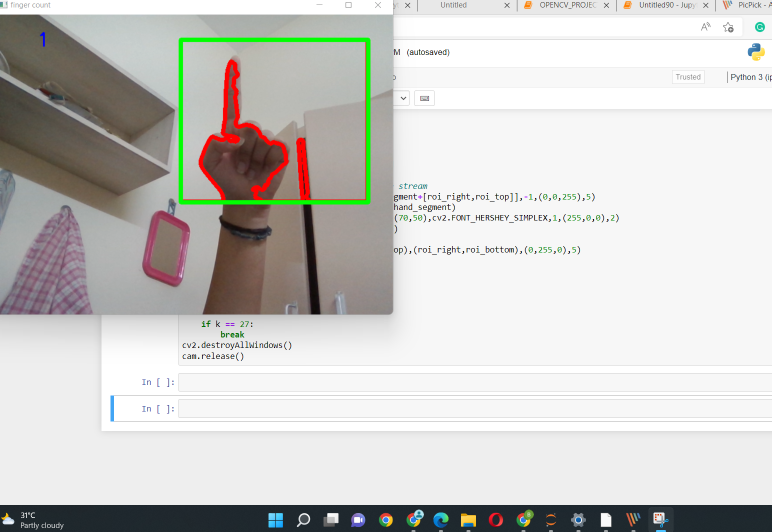
#> input picture hand_detect.png, 1543 x 1063 px, given in place of the camera (shown at 1/2 size)
$ jupyter execute 'Capstone Project.ipynb'
#> lines starting #> are read from the running program, lines starting #| are printed output that depends on the picture
[cell 1]
import cv2
import numpy as np
# Global Variables

background = None
accumulated_weight = 0.5

roi_top = 40
roi_bottom = 300
roi_right = 300
roi_left = 600
from sklearn.metrics import pairwise
def cal_accum_avg(frame,accumulated_weight):
    global background

    if background is None:
        background = frame.copy().astype('float')
    return None
    cv2.accumulateWeighted(frame,background,accumulated_weight)

[cell 2]
# [16 lines left out: function segment, not called in this run]

[cell 3]
# [45 lines left out: function count_fingers, not called in this run]

[cell 4]
cam = cv2.VideoCapture(0)
num_frames = 0
while True:
    ret,frame = cam.read()
#> frame is the input picture: shape (1063, 1543, 3); mean B, G, R 200.4, 203.3, 204.3
    frame = cv2.flip(frame, 1)
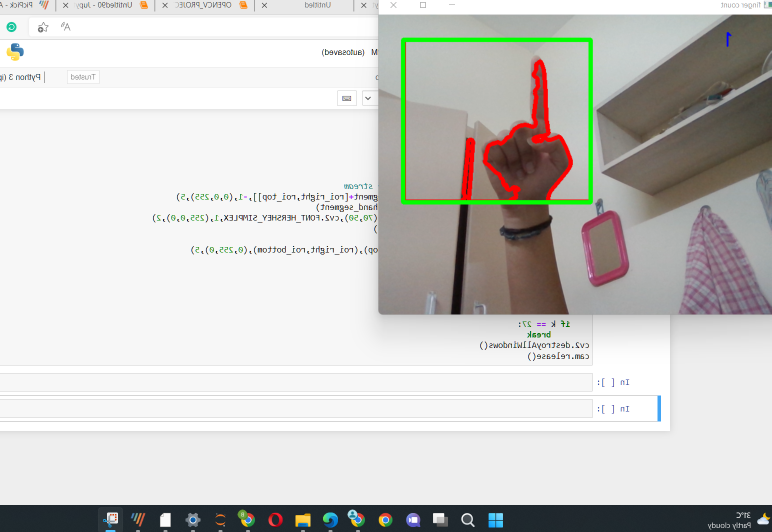
#> frame: shape (1063, 1543, 3) (shown at 1/2 size); mean B, G, R 200.4, 203.3, 204.3
    frame_copy = frame.copy()

    roi = frame[roi_top:roi_bottom,roi_right:roi_left]
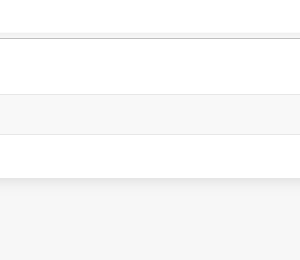
#> roi: shape (260, 300, 3); min 191, max 255, mean 250.3

    gray = cv2.cvtColor(roi,cv2.COLOR_BGR2GRAY)

    gray_blur = cv2.GaussianBlur(gray,(7,7),0)

    if num_frames < 60:
        cal_accum_avg(gray_blur,accumulated_weight)

        if num_frames <= 59:
            cv2.putText(frame_copy,'WAIT, GETTING BACKGROUND',(200,300),cv2.FONT_HERSHEY_COMPLEX,1,(255,0,0),2)
        cv2.imshow('finger count',frame_copy)

    else:
        hand = segment(gray_blur)

        if hand is not None:
            thresholded, hand_segment = hand

     #draw contours around real hand in live stream
        cv2.drawContours(frame_copy,[hand_segment+[roi_right,roi_top]],-1,(0,0,255),5)
        fingers = count_fingers(thresholded,hand_segment)
        cv2.putText(frame_copy,str(fingers),(70,50),cv2.FONT_HERSHEY_SIMPLEX,1,(255,0,0),2)
        cv2.imshow('thresholded',thresholded)

    cv2.rectangle(frame_copy,(roi_left,roi_top),(roi_right,roi_bottom),(0,255,0),5)
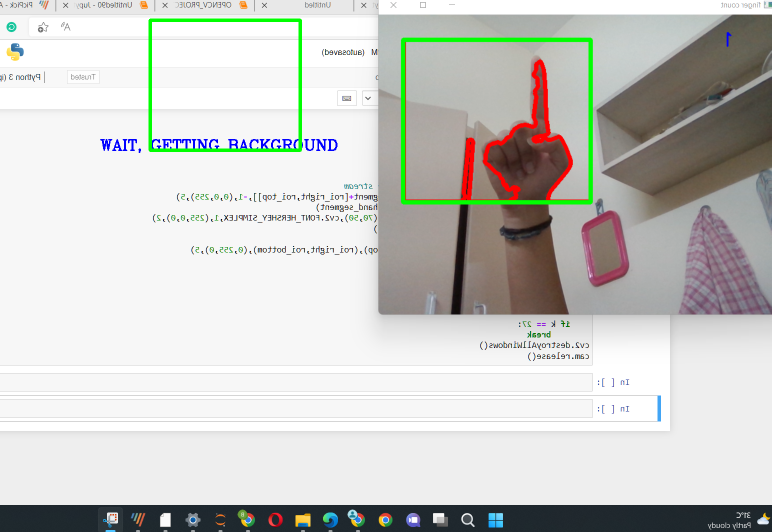
#> frame_copy: shape (1063, 1543, 3) (shown at 1/2 size); mean B, G, R 199.2, 202.8, 202.5
    num_frames += 1

    cv2.imshow('finger count', frame_copy)

    k = cv2.waitKey(1) & 0xFF
#> (key Esc is pressed here)

    if k == 27:
        break
cv2.destroyAllWindows()
cam.release()
